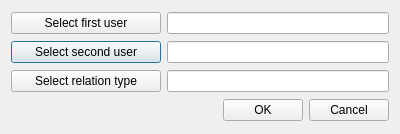
<?xml version="1.0" encoding="UTF-8"?>
<ui version="4.0">
 <class>CreateRelation</class>
 <widget class="QDialog" name="CreateRelation">
  <property name="geometry">
   <rect>
    <x>0</x>
    <y>0</y>
    <width>400</width>
    <height>134</height>
   </rect>
  </property>
  <property name="windowTitle">
   <string>Create/Update relation</string>
  </property>
  <property name="locale">
   <locale language="English" country="UnitedStates"/>
  </property>
  <property name="modal">
   <bool>false</bool>
  </property>
  <layout class="QGridLayout" name="gridLayout">
   <property name="leftMargin">
    <number>11</number>
   </property>
   <property name="topMargin">
    <number>11</number>
   </property>
   <property name="rightMargin">
    <number>11</number>
   </property>
   <property name="bottomMargin">
    <number>11</number>
   </property>
   <item row="4" column="0">
    <widget class="QPushButton" name="user2Btn">
     <property name="text">
      <string>Select second user</string>
     </property>
    </widget>
   </item>
   <item row="4" column="1">
    <widget class="QLineEdit" name="user2Edit">
     <property name="readOnly">
      <bool>true</bool>
     </property>
    </widget>
   </item>
   <item row="1" column="1">
    <widget class="QLineEdit" name="user1Edit">
     <property name="readOnly">
      <bool>true</bool>
     </property>
    </widget>
   </item>
   <item row="5" column="0">
    <widget class="QPushButton" name="relTypeBtn">
     <property name="minimumSize">
      <size>
       <width>150</width>
       <height>0</height>
      </size>
     </property>
     <property name="text">
      <string>Select relation type</string>
     </property>
    </widget>
   </item>
   <item row="7" column="0" colspan="2">
    <layout class="QHBoxLayout" name="horizontalLayout">
     <item>
      <spacer name="horizontalSpacer">
       <property name="orientation">
        <enum>Qt::Horizontal</enum>
       </property>
       <property name="sizeHint" stdset="0">
        <size>
         <width>40</width>
         <height>20</height>
        </size>
       </property>
      </spacer>
     </item>
     <item>
      <widget class="QPushButton" name="okBtn">
       <property name="text">
        <string>OK</string>
       </property>
      </widget>
     </item>
     <item>
      <widget class="QPushButton" name="cancelBtn">
       <property name="text">
        <string>Cancel</string>
       </property>
      </widget>
     </item>
    </layout>
   </item>
   <item row="1" column="0">
    <widget class="QPushButton" name="user1Btn">
     <property name="text">
      <string>Select first user</string>
     </property>
    </widget>
   </item>
   <item row="5" column="1">
    <widget class="QLineEdit" name="relTypeEdit">
     <property name="toolTip">
      <string>Must not be empty</string>
     </property>
     <property name="readOnly">
      <bool>true</bool>
     </property>
    </widget>
   </item>
  </layout>
 </widget>
 <tabstops>
  <tabstop>user1Btn</tabstop>
  <tabstop>user1Edit</tabstop>
  <tabstop>user2Btn</tabstop>
  <tabstop>user2Edit</tabstop>
  <tabstop>relTypeBtn</tabstop>
  <tabstop>relTypeEdit</tabstop>
  <tabstop>okBtn</tabstop>
  <tabstop>cancelBtn</tabstop>
 </tabstops>
 <resources/>
 <connections/>
</ui>
